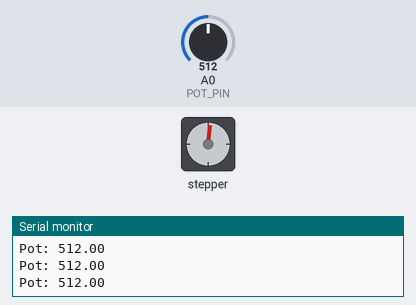
This sketch was run on a simulated Arduino Uno, built with avr-gcc and run on an emulated ATmega328P. Shown: stepper motor, the last lines printed to the serial monitor. Inputs (shaded band) come from the test bench; at power-on: A0 (POT_PIN) = 512. Stepper angles assume 2048 steps per turn.

Above: at 4.4 s.
4.5 s: A0 (POT_PIN) set to 122
At 4.97 s:
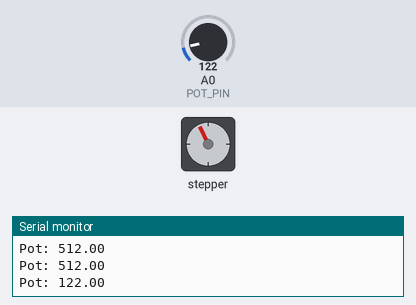
7.5 s: A0 (POT_PIN) set to 7
At 7.73 s:
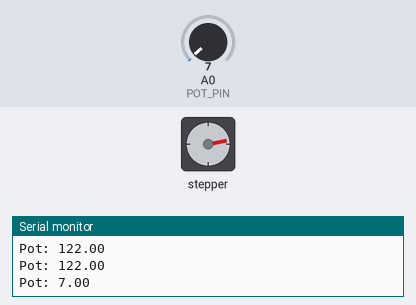
9.6 s: A0 (POT_PIN) set to 306
At 12.4 s:
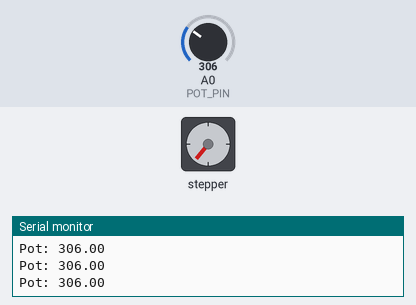
12.6 s: A0 (POT_PIN) set to 511
At 12.76 s:
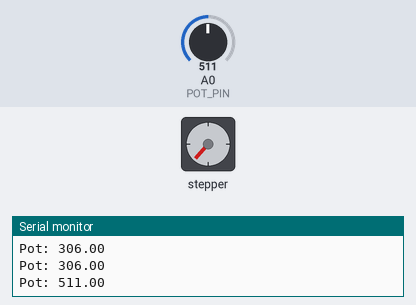
Timing chart, 0 to 15.6 s (numbered marks = the images above; inputs shaded):
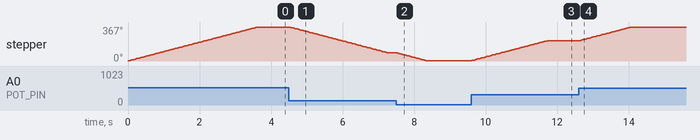

Measured:
- after the input at 4.5 s, stepper: keeps turning counter-clockwise at about 102°/s, starting at once
- after the input at 7.5 s, stepper: turns 82° counter-clockwise in 0.80 s, starting at once
- after the input at 9.6 s, stepper: turns 214° clockwise in 2.1 s, starting at once
- after the input at 12.6 s, stepper: turns 148° clockwise in 1.5 s, starting at once
- by itself, stepper: turns 367° clockwise in 3.6 s

The sketch:

pot_control.ino
```cpp
#include <Stepper.h>

const int MAX_STEPS = 2048;
const int MAX_SPEED = 17; // max speed of motor is 17 rpm
const uint8_t POT_PIN = A0;

int pos = 0;

Stepper motor(MAX_STEPS, 8, 10, 9, 11);

void setup() {
  motor.setSpeed(MAX_SPEED);
  Serial.begin(9600);
}

void loop() {
  float pot = analogRead(POT_PIN);

  Serial.print("Pot: ");
  Serial.println(pot);

  int steps = ((pot / 501.) * MAX_STEPS) - pos;
  motor.step(steps);
  pos += steps;
}
```
